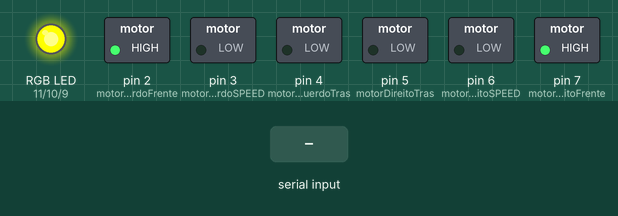
Recording of a sketch running on a simulated Arduino Nano, built with avr-gcc and run on an emulated ATmega328P. Shown: switched loads named in the sketch (green lamp = pin HIGH), an RGB LED mixed from three pins (HIGH = lit). Inputs (shaded band) come from the test bench.

Above: at 2.2 s.
2.3 s: "6" received over the second serial link
At 3.2 s:
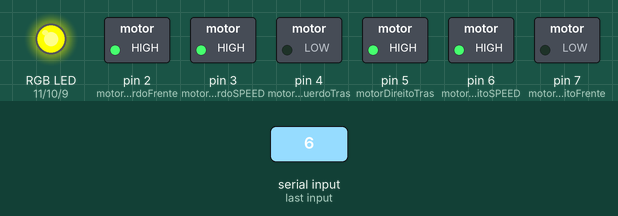
3.8 s: "4" received over the second serial link
At 4.3 s:
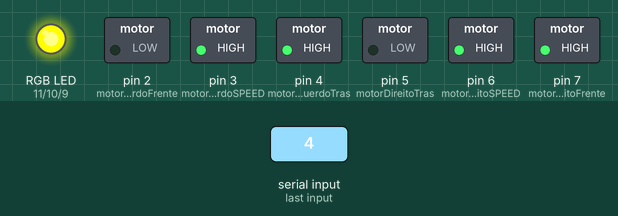
5.3 s: "8" received over the second serial link
At 6.5 s:
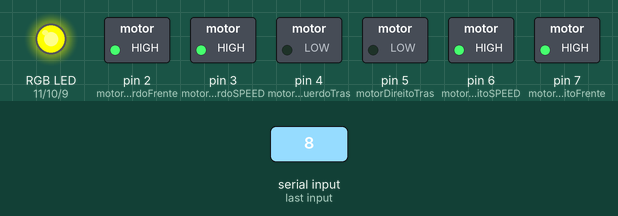
6.8 s: "2" received over the second serial link
At 7.8 s:
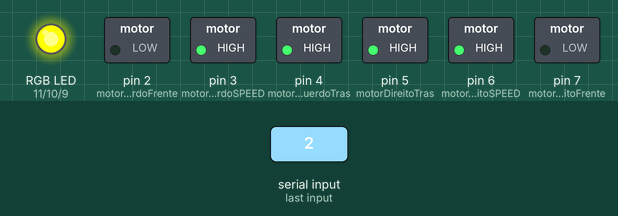
8.3 s: "0" received over the second serial link
At 8.9 s:
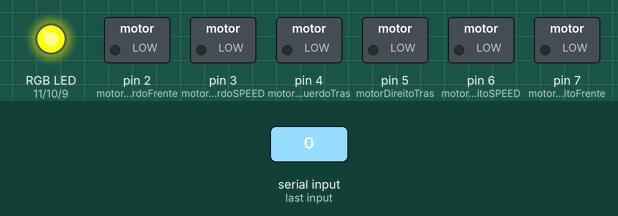
Timing chart, 0 to 10.8 s (numbered marks = the images above; inputs shaded):
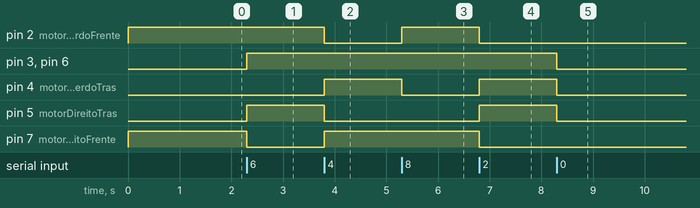

The sketch:

Basico.ino
```cpp
#include "Servo.h"
#include <SoftwareSerial.h>
//---------------------------------------------------------
// Se tudo estiver conectado corretamente,
//Pode mudar as portas abaixo de acordo como foi feito sua conexão dos
//Componentes no arduino
#define PINBTX 12
#define PINBRX 8

int motorEsquerdoSPEED = 3;
int motorDireitoSPEED = 6;

int motorEsquerdoFrente = 2;
int motorDireitoFrente = 7;
int motorDireitoTras = 5;
int motorEsquerdoTras = 4;

//LED RGB refencia as portas
#define LEDR 11
#define LEDG 10
#define LEDB 9
//---------------------------------------------------------

//Refencia a porta que esta conectado o bluetooth
SoftwareSerial serial1(PINBRX, PINBTX);
void setup() {
  Serial.begin(9600);
  serial1.begin(9600);

  pinMode(motorEsquerdoTras, OUTPUT);
  pinMode(motorEsquerdoFrente, OUTPUT);
  pinMode(motorDireitoFrente, OUTPUT);
  pinMode(motorDireitoTras, OUTPUT);
  pinMode(motorEsquerdoSPEED, OUTPUT);
  pinMode(motorDireitoSPEED, OUTPUT);

  digitalWrite(motorDireitoFrente, HIGH);
  digitalWrite(motorDireitoTras, LOW);
  digitalWrite(motorEsquerdoTras, LOW);
  digitalWrite(motorEsquerdoFrente, HIGH);


  delay(1000);
  controleLedRGB(255, 255, 0);
}

void loop() {
  //Se tiver algo na serial(Bluetooth ou outros) manda o valor para controle motores
  if (serial1.available() > 0) {
    //Char e velocidade maxima de 255
    controleMotores(serial1.read(), 255);
  }
}
```

generalFunctions.ino
```cpp
//Metodo que manda os valores atuais dos sensores de refletancia do seguidor.(opcional)
void valores() {
  serial1.print("SR01=");
  serial1.print(analogRead(A0));
  serial1.print("   ");
  serial1.print("SR02=");
  serial1.print(analogRead(A1));
  serial1.print(";");
  serial1.print("SR03=");
  serial1.print(analogRead(A2));
  serial1.print("   ");
  serial1.print("SR04=");
  serial1.print(analogRead(A3));
  serial1.print(";");
  serial1.print("SR05=");
  serial1.print(analogRead(A4));
  serial1.print("   ");
  serial1.print("SR06=");
  serial1.print(analogRead(A5));
  serial1.print(";");
  serial1.print("SR07=");
  serial1.print(analogRead(A6));
  serial1.print("   ");
  serial1.print("SR08=");
  serial1.print(analogRead(A7));
  serial1.println(";");
}

//Ações feitas com os motoes de acordo com a opcao recebida.(Essencial)
//------------------------------------------------------------------------
void controleMotores(char opcao, int potencia) {
  switch (opcao) {
    case '6': // Direita
      digitalWrite(motorDireitoTras, HIGH);
      digitalWrite(motorDireitoFrente, LOW);
      digitalWrite(motorEsquerdoFrente, HIGH);
      digitalWrite(motorEsquerdoTras, LOW);
      analogWrite(motorDireitoSPEED, potencia);
      analogWrite(motorEsquerdoSPEED, potencia);
      break;
    case '4': // Esquerda
      digitalWrite(motorDireitoTras, LOW);
      digitalWrite(motorDireitoFrente, HIGH);
      digitalWrite(motorEsquerdoFrente, LOW);
      digitalWrite(motorEsquerdoTras, HIGH);
      analogWrite(motorDireitoSPEED, potencia);
      analogWrite(motorEsquerdoSPEED, potencia);
      break;
    case '8': // Frente
      digitalWrite(motorDireitoTras, LOW);//n1  2
      digitalWrite(motorDireitoFrente, HIGH);//n2 4
      digitalWrite(motorEsquerdoFrente, HIGH);//n3 5
      digitalWrite(motorEsquerdoTras, LOW);//n4  7
      analogWrite(motorDireitoSPEED, potencia);
      analogWrite(motorEsquerdoSPEED, potencia);
      break;
    case '2': // Trás
      digitalWrite(motorDireitoTras, HIGH);
      digitalWrite(motorDireitoFrente, LOW);
      digitalWrite(motorEsquerdoFrente, LOW);
      digitalWrite(motorEsquerdoTras, HIGH);
      analogWrite(motorDireitoSPEED, potencia);
      analogWrite(motorEsquerdoSPEED, potencia);
      break;
    case '0':
      digitalWrite(motorDireitoTras, LOW);
      digitalWrite(motorDireitoFrente, LOW);
      digitalWrite(motorEsquerdoFrente, LOW);
      digitalWrite(motorEsquerdoTras, LOW);
      analogWrite(motorDireitoSPEED, 0);
      analogWrite(motorEsquerdoSPEED, 0);
      break;
      //Chama a função de valores
    case 'y':
      valores();//opcional
      delay(100);
      break;
  }
}

//Função para o led RGB
//------------------------------------------------------------------------
void controleLedRGB(int r, int g, int b) {
  analogWrite(LEDR, r);
  analogWrite(LEDG, g);
  analogWrite(LEDB, b);
}
```

Measured:
- after the input at 2.3 s, pin 3 (motorEsquerdoSPEED), pin 5 (motorDireitoTras), pin 6 (motorDireitoSPEED): LOW → HIGH at once; pin 7 (motorDireitoFrente): HIGH → LOW at once
- after the input at 3.8 s, pin 2 (motorEsquerdoFrente), pin 5 (motorDireitoTras): HIGH → LOW at once; pin 4 (motorEsquerdoTras), pin 7 (motorDireitoFrente): LOW → HIGH at once
- after the input at 5.3 s, pin 2 (motorEsquerdoFrente): LOW → HIGH at once; pin 4 (motorEsquerdoTras): HIGH → LOW at once
- after the input at 6.8 s, pin 2 (motorEsquerdoFrente), pin 7 (motorDireitoFrente): HIGH → LOW at once; pin 4 (motorEsquerdoTras), pin 5 (motorDireitoTras): LOW → HIGH at once
- after the input at 8.3 s, pin 3 (motorEsquerdoSPEED), pin 4 (motorEsquerdoTras), pin 5 (motorDireitoTras), pin 6 (motorDireitoSPEED): HIGH → LOW at once
